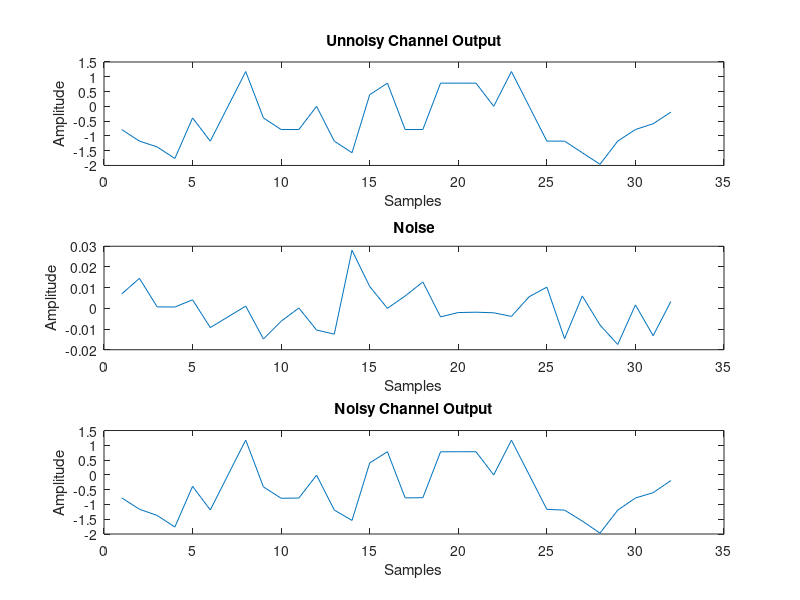

Write MATLAB code to recreate this figure.
%================================================

clc
clear 
close all

%===========================================================

% Parameters
N                =              20;                           % Length of input vector d
W                =              5;                            % Length of impulse response
L                =              N + W - 1;                    % Total length after adding tail bits
sigma            =              0.01;                         % Noise standard deviation
d                =              randi([0, 1], 1, N) * 2 - 1;  % Generate random bipolar input vector {-1, +1}
h                =              [1, 1/2, 1/4, 1/2, 1/4];
h                =              h / norm(h);                  % Normalize impulse response

% Add tail bits
d = [-ones(1, W-1), d, -ones(1, W-1)];

e_u = conv(d, h);  % Transmitted signal
n = sigma * randn(1, length(e_u));
e = e_u + n;  % Received signal

figure
subplot(311)
plot(e_u)
xlabel('Samples')
ylabel('Amplitude')
title('Unnoisy Channel Output')
subplot(312)
plot(n)
xlabel('Samples')
ylabel('Amplitude')
title('Noise')
subplot(313)
plot(e)
xlabel('Samples')
ylabel('Amplitude')
title('Noisy Channel Output')
